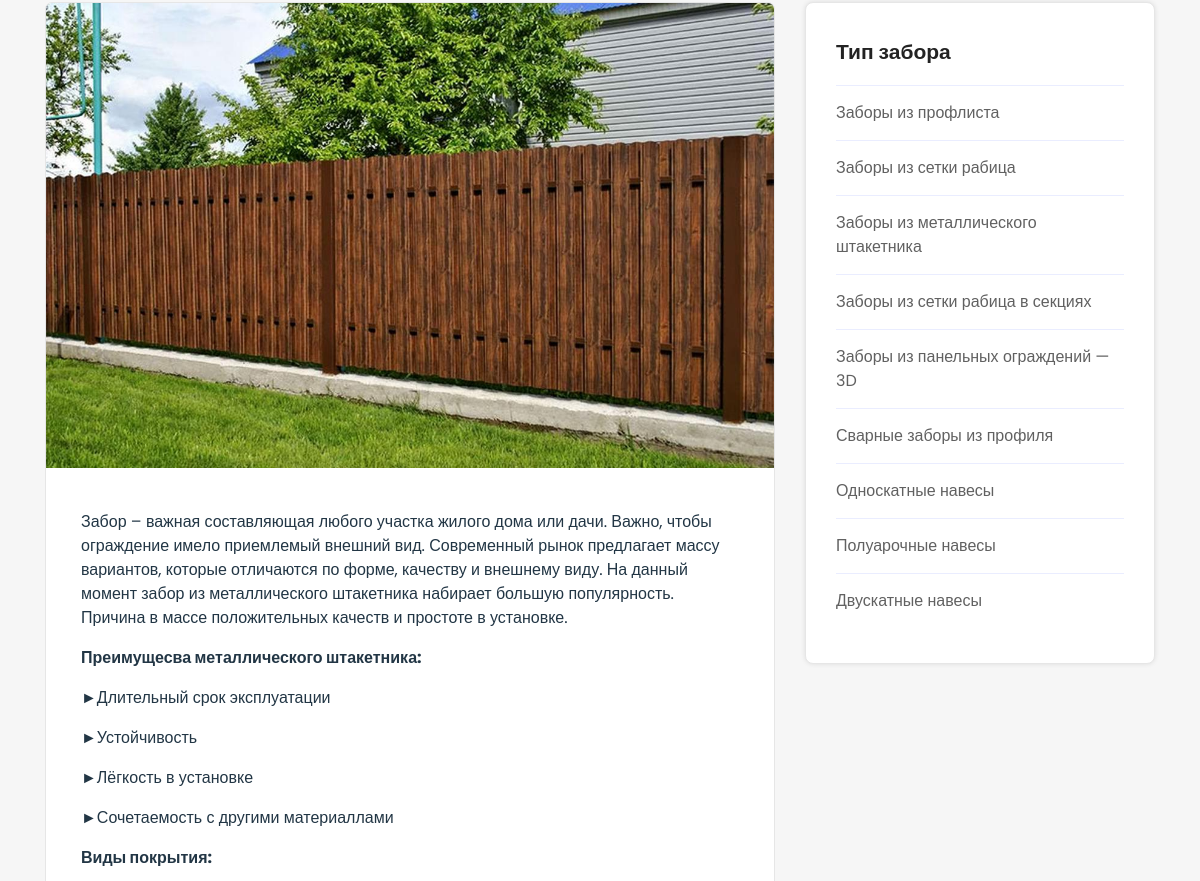
Before: /zabory/category/zabory-iz-metallicheskogo-shtaketnika (middle part) with the older database file.
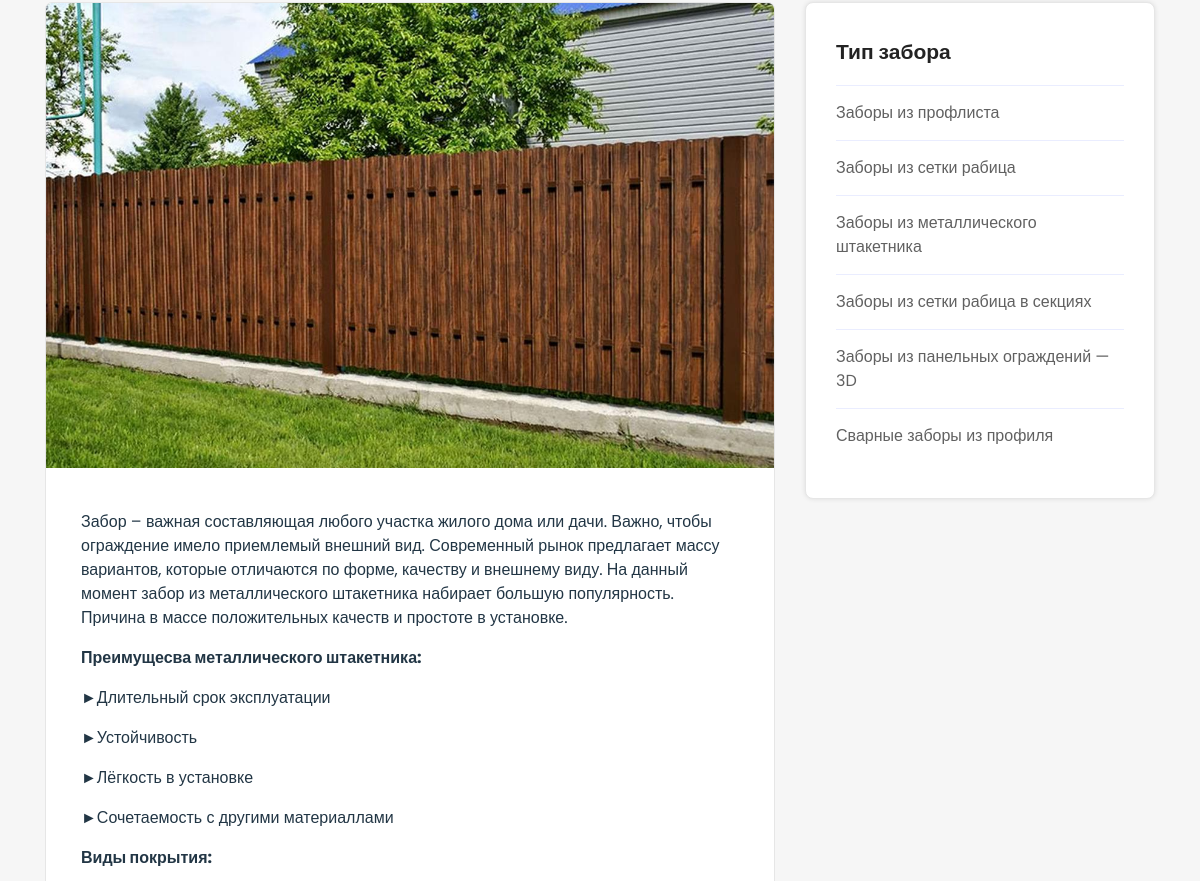
After: the same page with the newer database file.
### home/models.py (models this page shows, shortened)
class ServiceCategory(models.Model):
    Title = models.CharField("Название тип забора", max_length=100, blank=True, null=True,  help_text="Введите категорию услуги")
    Slug = models.CharField(max_length=100, blank=True, null=True, unique=True, help_text="Ссылка категория услуги")
    Content = RichTextUploadingField("Описание", blank=True, null=True, help_text="Короткое описание ")
    ShortDesc = models.TextField("Короткое описание", max_length=165, null=True, blank=True, help_text="Короткое описание сервиса")
    Image = ProcessedImageField(upload_to='zabory/categories/%Y-%m-%d/',
                            processors=[ResizeToFill(1200, 768)],
                            format='JPEG',
                            blank=True, null=True)
    image_thumbnail = ImageSpecField(source='Image',
                                 processors=[ResizeToFill(390, 290)],
                                 format='JPEG',
                                 )
    class Meta:
        verbose_name = 'Тип забора'
        verbose_name_plural = 'Типы забора'
    def get_absolute_url(self):
        return reverse('home:zaborCategory', args = [self.Slug])

### home/views.py (the view)
# urls.py: path('zabory/category/<slug:Slug>', views.zaborCategory, name='zaborCategory'),
def zaborCategory(request, Slug):
    template = 'home/zabor_category.html'
    navesy = Naves.objects.filter(status='published')
    zaborCategory = ServiceCategory.objects.get(Slug=Slug)
    zabory = Services.objects.filter(status='published', Category=zaborCategory.id)
    zaborCategories = ServiceCategory.objects.all() # # used to show other categories
    args = {
        'navesy': navesy,
        'zabory': zabory,
        'zaborCategory': zaborCategory,
        'zaborCategories': zaborCategories, # used to show other categories
    }
    return render(request, template, args) #

### home/models.py (called while the page is built)
    def get_absolute_url(self):
        return reverse('home:zaborDetails', args = [self.Slug])

### home/templates/home/zabor_category.html (shortened to what this page needs)
﻿{% extends 'base.html' %}{% load static %}
    {%block mainWrapper %}
    <div class="blog_area blog-details-area rs pt-115 pb-90" id="blog">
        <div class="container">
            <div class="row">
                <div class="col-lg-8 col-md-12 col-sm-12 col-xs-12">
                    <div class="row">
                        <div class="col-md-12">
                            <div class="dreamit-single-blog-box">
                                <div class="dreamit-sigle-tmumb">
                                    <img src="{{zaborCategory.Image.url }}" alt="{{page.Title}}">
                                </div>
                                <div class="em-blog-content">
                                    <div class="blog-page-title pt-3">
                                        {% autoescape off %}
                                        {{zaborCategory.Content}}
                                        {% endautoescape %}
                                    </div>
                                </div>
                            </div>
                        </div>
                    </div>
                </div>
                <div class=" col-lg-4 col-md-12 col-sm-12 col-xs-12 sidebar-right content-widget pdsr">
                    <div class="blog-left-side widget">
                        <div class="widget-sidebar-box-two">
                            <div class="widget-sidebar-title text-left pb-20">
                                <h2>Тип забора</h2>
                            </div>
                            <div class="categories-content">
                                <ul>
                                    {% for zc in zaborCategories %}
                                    <li><a href="{%if zc.get_absolute_url == zaborCategory.get_absolute_url %}#{% else %}{{zc.get_absolute_url}}{% endif %}">{{zc.Title}}</a></li>
                                    {% endfor %}
                                </ul>
                            </div>
                        </div>
                    </div>
                </div>
            </div>
        </div>
    </div>
    <br><br><br><br>
    {% endblock mainWrapper %}

Changed rows visible on the page:
removed ServiceCategory: Title "Односкатные навесы"
removed ServiceCategory: Title "Полуарочные навесы"
removed ServiceCategory: Title "Двускатные навесы"
